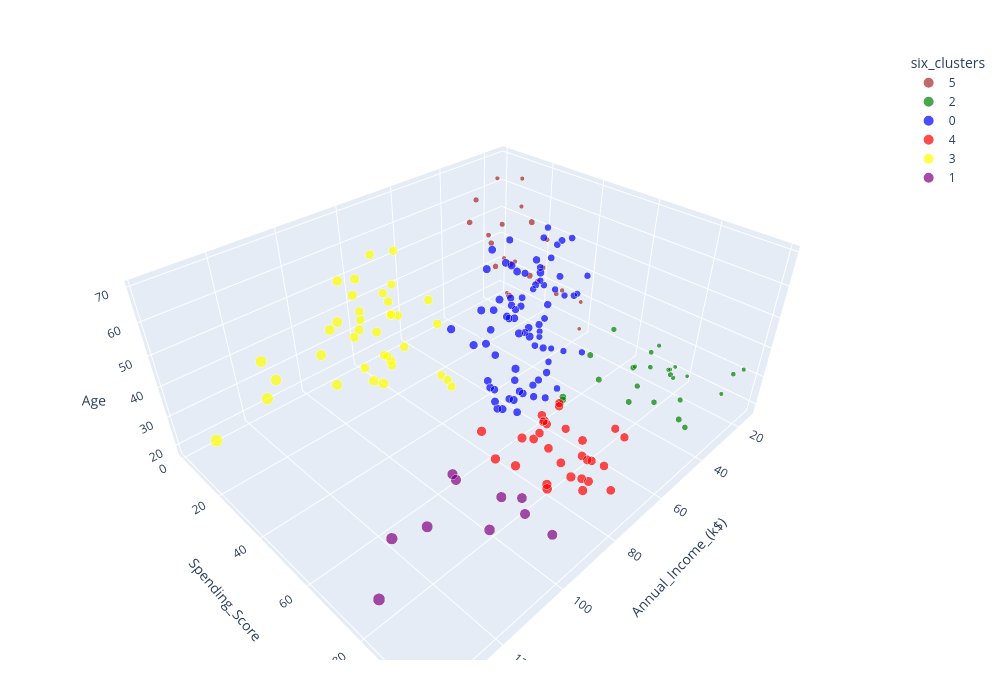

Write notebook code for a chart like this one.
### Code cell
# plot the six clusters in the 3D space
three_dim_six_clusters = px.scatter_3d(
    df, 
    x="Annual_Income_(k$)", 
    y="Spending_Score",
    z="Age",
    color="six_clusters",
    height=700, width=1000,
    color_discrete_map={0: "blue", 1:"purple", 2:"green", 3:"yellow", 4:"red", 5:"brown"},
    size='Annual_Income_(k$)',
).update_layout(margin=dict(t=50, l=60, r=60, b=40))

# three_dim_six_clusters.update_traces(marker_size=3)  # uncomment to make the points smaller
three_dim_six_clusters.show()

# save to file, use everywhere with a browser
#three_dim_clusters.write_html("three_dim_customers.html")

### Figure 1 — Plotly figure (JSON) as saved in the notebook; plotly's stock layout.template omitted (floating-point values rounded to 4 significant figures)
{"data": [{"hovertemplate": "six_clusters=5<br>Annual_Income_(k$)=%{marker.size}<br>Spending_Score=%{y}<br>Age=%{z}<extra></extra>", "legendgroup": "5", "marker": {"color": "brown", "size": [15, 16, 17, 18, 19, 19, 20, 20, 21, 23, 24, 25, 28, 28, 29, 30, 33, 33, 34, 37, 38, 39, 39], "sizemode": "area", "sizeref": 0.3425, "symbol": "circle"}, "mode": "markers", "name": "5", "scene": "scene", "showlegend": true, "type": "scatter3d", "x": [15, 16, 17, 18, 19, 19, 20, 20, 21, 23, 24, 25, 28, 28, 29, 30, 33, 33, 34, 37, 38, 39, 39], "y": [39, 6, 40, 6, 3, 14, 15, 13, 35, 29, 35, 5, 14, 32, 31, 4, 4, 14, 17, 26, 35, 36, 28], "z": [19, 20, 31, 35, 64, 67, 58, 37, 35, 52, 35, 46, 54, 45, 40, 60, 53, 49, 42, 36, 65, 48, 49]}, {"hovertemplate": "six_clusters=2<br>Annual_Income_(k$)=%{marker.size}<br>Spending_Score=%{y}<br>Age=%{z}<extra></extra>", "legendgroup": "2", "marker": {"color": "green", "size": [15, 16, 17, 18, 19, 19, 20, 20, 21, 23, 24, 25, 28, 28, 29, 30, 33, 33, 34, 37, 38, 39, 39, 48, 48], "sizemode": "area", "sizeref": 0.3425, "symbol": "circle"}, "mode": "markers", "name": "2", "scene": "scene", "showlegend": true, "type": "scatter3d", "x": [15, 16, 17, 18, 19, 19, 20, 20, 21, 23, 24, 25, 28, 28, 29, 30, 33, 33, 34, 37, 38, 39, 39, 48, 48], "y": [81, 77, 76, 94, 72, 99, 77, 79, 66, 98, 73, 73, 82, 61, 87, 73, 92, 81, 73, 75, 92, 61, 65, 59, 59], "z": [21, 23, 22, 23, 30, 35, 24, 22, 20, 35, 25, 31, 29, 35, 23, 21, 18, 21, 30, 20, 24, 31, 24, 18, 19]}, {"hovertemplate": "six_clusters=0<br>Annual_Income_(k$)=%{marker.size}<br>Spending_Score=%{y}<br>Age=%{z}<extra></extra>", "legendgroup": "0", "marker": {"color": "blue", "size": [40, 40, 40, 40, 42, 42, 43, 43, 43, 43, 44, 44, 46, 46, 46, 46, 47, 47, 48, 48, 48, 48, 49, 49, 50, 50, 54, 54, 54, 54, 54, 54, 54, 54, 54, 54, 54, 54, 57, 57, 58, 58, 59, 59, 60, 60, 60, 60, 60, 60, 61, 61, 62, 62, 62, 62, 62, 62, 63, 63, 63, 63, 63, 63, 64, 64, 65, 65, 65, 65, 67, 67, 67, 67, 69, 71], "sizemode": "area", "sizeref": 0.3425, "symbol": "circle"}, "mode": "markers", "name": "0", "scene": "scene", "showlegend": true, "type": "scatter3d", "x": [40, 40, 40, 40, 42, 42, 43, 43, 43, 43, 44, 44, 46, 46, 46, 46, 47, 47, 48, 48, 48, 48, 49, 49, 50, 50, 54, 54, 54, 54, 54, 54, 54, 54, 54, 54, 54, 54, 57, 57, 58, 58, 59, 59, 60, 60, 60, 60, 60, 60, 61, 61, 62, 62, 62, 62, 62, 62, 63, 63, 63, 63, 63, 63, 64, 64, 65, 65, 65, 65, 67, 67, 67, 67, 69, 71], "y": [55, 47, 42, 42, 52, 60, 54, 60, 45, 41, 50, 46, 51, 46, 56, 55, 52, 59, 51, 50, 48, 47, 55, 42, 49, 56, 47, 54, 53, 48, 52, 42, 51, 55, 41, 44, 57, 46, 58, 55, 60, 46, 55, 41, 49, 40, 42, 52, 47, 50, 42, 49, 41, 48, 59, 55, 56, 42, 50, 46, 43, 48, 52, 54, 42, 46, 48, 50, 43, 59, 43, 57, 56, 40, 58, 35], "z": [50, 27, 29, 31, 49, 33, 31, 59, 50, 47, 51, 69, 27, 53, 70, 19, 67, 54, 63, 43, 68, 32, 70, 47, 60, 60, 59, 26, 45, 40, 23, 49, 57, 38, 67, 46, 21, 48, 55, 22, 34, 50, 68, 18, 48, 40, 32, 24, 47, 27, 48, 20, 23, 49, 67, 26, 49, 21, 66, 54, 68, 66, 65, 19, 38, 19, 18, 19, 63, 49, 51, 50, 27, 38, 40, 43]}, {"hovertemplate": "six_clusters=4<br>Annual_Income_(k$)=%{marker.size}<br>Spending_Score=%{y}<br>Age=%{z}<extra></extra>", "legendgroup": "4", "marker": {"color": "red", "size": [69, 70, 71, 71, 71, 72, 73, 73, 74, 75, 76, 77, 77, 78, 78, 78, 78, 78, 78, 79, 81, 85, 86, 87, 87, 87, 88, 88, 93], "sizemode": "area", "sizeref": 0.3425, "symbol": "circle"}, "mode": "markers", "name": "4", "scene": "scene", "showlegend": true, "type": "scatter3d", "x": [69, 70, 71, 71, 71, 72, 73, 73, 74, 75, 76, 77, 77, 78, 78, 78, 78, 78, 78, 79, 81, 85, 86, 87, 87, 87, 88, 88, 93], "y": [91, 77, 95, 75, 75, 71, 88, 73, 72, 93, 87, 97, 74, 90, 88, 76, 89, 78, 73, 83, 93, 75, 95, 63, 75, 92, 86, 69, 90], "z": [39, 31, 40, 38, 39, 31, 29, 32, 35, 32, 32, 28, 32, 34, 39, 38, 27, 30, 30, 29, 31, 36, 33, 32, 28, 36, 30, 27, 35]}, {"hovertemplate": "six_clusters=3<br>Annual_Income_(k$)=%{marker.size}<br>Spending_Score=%{y}<br>Age=%{z}<extra></extra>", "legendgroup": "3", "marker": {"color": "yellow", "size": [70, 71, 71, 72, 73, 73, 74, 75, 76, 77, 77, 78, 78, 78, 78, 78, 78, 79, 81, 85, 86, 87, 87, 87, 88, 88, 93, 97, 98, 99, 101, 103, 103, 113, 120, 126, 137], "sizemode": "area", "sizeref": 0.3425, "symbol": "circle"}, "mode": "markers", "name": "3", "scene": "scene", "showlegend": true, "type": "scatter3d", "x": [70, 71, 71, 72, 73, 73, 74, 75, 76, 77, 77, 78, 78, 78, 78, 78, 78, 79, 81, 85, 86, 87, 87, 87, 88, 88, 93, 97, 98, 99, 101, 103, 103, 113, 120, 126, 137], "y": [29, 11, 9, 34, 5, 7, 10, 5, 40, 12, 36, 22, 17, 20, 16, 1, 1, 35, 5, 26, 20, 27, 13, 10, 13, 15, 14, 32, 15, 39, 24, 17, 23, 8, 16, 28, 18], "z": [23, 59, 47, 25, 20, 44, 19, 57, 28, 25, 48, 34, 43, 44, 47, 37, 34, 56, 19, 50, 42, 36, 40, 36, 52, 58, 59, 37, 46, 41, 54, 41, 34, 33, 47, 45, 32]}, {"hovertemplate": "six_clusters=1<br>Annual_Income_(k$)=%{marker.size}<br>Spending_Score=%{y}<br>Age=%{z}<extra></extra>", "legendgroup": "1", "marker": {"color": "purple", "size": [97, 98, 99, 101, 103, 103, 113, 120, 126, 137], "sizemode": "area", "sizeref": 0.3425, "symbol": "circle"}, "mode": "markers", "name": "1", "scene": "scene", "showlegend": true, "type": "scatter3d", "x": [97, 98, 99, 101, 103, 103, 113, 120, 126, 137], "y": [86, 88, 97, 68, 85, 69, 91, 79, 74, 83], "z": [32, 29, 30, 28, 36, 32, 38, 35, 32, 30]}], "layout": {"height": 700, "legend": {"itemsizing": "constant", "title": {"text": "six_clusters"}, "tracegroupgap": 0}, "margin": {"b": 40, "l": 60, "r": 60, "t": 50}, "scene": {"domain": {"x": [0, 1], "y": [0, 1]}, "xaxis": {"title": {"text": "Annual_Income_(k$)"}}, "yaxis": {"title": {"text": "Spending_Score"}}, "zaxis": {"title": {"text": "Age"}}}, "width": 1000}}
